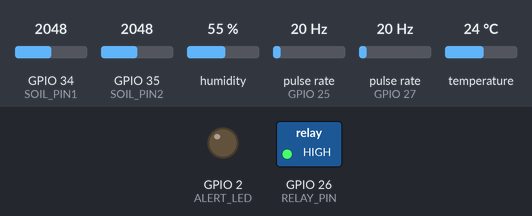
This sketch was run on a simulated ESP32. Parts: switched loads named in the sketch (green lamp = pin HIGH), output pins drawn as LEDs (lit = HIGH). Wiring (inferred from the names in the program): 2 × pulse sensor: data GPIO 25 / data GPIO 27. Inputs (shaded band) come from the test bench; at power-on: GPIO 34 (SOIL_PIN1) = 2048, GPIO 35 (SOIL_PIN2) = 2048, humidity 55 %, pulse rate (sensors on GPIO 25, GPIO 27) 20 Hz, temperature 24 °C (analog values on the 0–4095 scale). WiFi joins after 1.5 s; servers stay silent unless stated; what the sketch prints to the serial monitor is not drawn.

Above: at 3.0 s.
3.1 s: GPIO 34 (SOIL_PIN1) set to 2852
6.3 s: GPIO 34 (SOIL_PIN1) set to 2943
At 9.0 s:
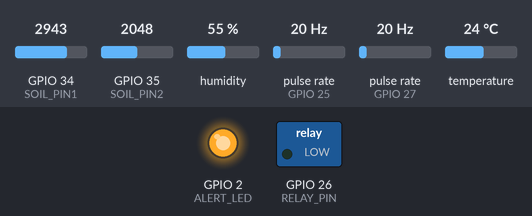
9.3 s: GPIO 34 (SOIL_PIN1) set to 2866
At 11.3 s:
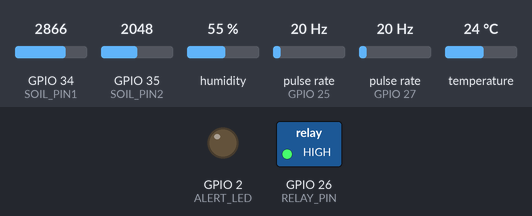
12.3 s: GPIO 34 (SOIL_PIN1) set to 3972
At 14.8 s:
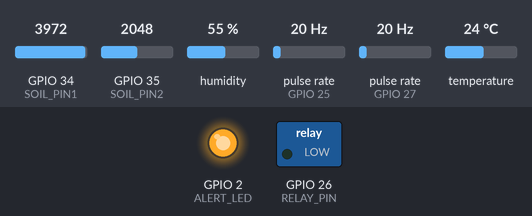
Timing chart, 0 to 16.3 s (numbered marks = the images above; inputs shaded):
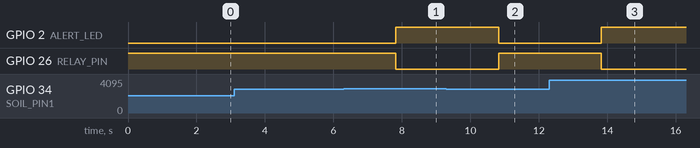

The sketch:

smartIrrigation.ino
```cpp
#define BLYNK_TEMPLATE_ID "YourTemplateIDHere"
#define BLYNK_TEMPLATE_NAME "Smart Irrigation System"
#define BLYNK_AUTH_TOKEN "YourAuthTokenHere"

#include <WiFi.h>
#include <BlynkSimpleEsp32.h>
#include <WebServer.h>
#include <DHT.h>

// ================= WIFI =================
char ssid[] = "YourSSIDHere";
char pass[] = "YourPasswordHere";

// ================= HOTSPOT =================
const char* ap_ssid = "ESP32_Farm";
const char* ap_pass = "12345678";

// ================= PINS =================
#define SOIL_PIN1   34
#define SOIL_PIN2   35
#define DHT_PIN     4
#define RELAY_PIN   26

#define IR1_PIN     27
#define IR2_PIN     25

#define ALERT_LED   2

#define DHTTYPE DHT11

// ================= OBJECTS =================
DHT dht(DHT_PIN, DHTTYPE);

BlynkTimer timer;
WebServer server(80);

// ================= VARIABLES =================
bool autoMode = true;
bool pumpState = false;

int dryValue = 3500;
int wetValue = 1500;

int moistureThreshold = 30;

// ================= FLOW VARIABLES =================
volatile unsigned long irTime1 = 0;
volatile unsigned long irTime2 = 0;

float velocity = 0;
float flowRate = 0;

// Distance between IR sensors (meters)
const float distanceBetweenIR = 0.10;

// Pipe radius (meters)
const float pipeRadius = 0.00125;

// ================= FUNCTION PROTOTYPE =================
void handleRoot();

// =====================================================
// IR INTERRUPTS
// =====================================================
void IRAM_ATTR IR1_ISR()
{
  irTime1 = millis();
}

void IRAM_ATTR IR2_ISR()
{
  irTime2 = millis();
}

// =====================================================
// FLOW CALCULATION
// =====================================================
void calculateFlow()
{
  if (irTime1 != 0 && irTime2 != 0 && irTime2 > irTime1)
  {
    float timeDiff = (irTime2 - irTime1) / 1000.0;

    if (timeDiff > 0)
    {
      velocity = distanceBetweenIR / timeDiff;

      float area = 3.1416 * pipeRadius * pipeRadius;

      flowRate = area * velocity * 1000.0;

      irTime1 = 0;
      irTime2 = 0;
    }
  }
}

// =====================================================
// MANUAL CONTROL
// =====================================================
BLYNK_WRITE(V3)
{
  if (!autoMode)
  {
    pumpState = param.asInt();

    digitalWrite(RELAY_PIN, pumpState ? LOW : HIGH);

    Blynk.virtualWrite(V4, pumpState);
  }
}

// =====================================================
// AUTO / MANUAL MODE
// =====================================================
BLYNK_WRITE(V5)
{
  autoMode = param.asInt();
}

// =====================================================
// BEAUTIFUL RESPONSIVE WEBPAGE
// =====================================================
String getHTML(float t, float h, int s1, int s2)
{
  String html = R"rawliteral(

<!DOCTYPE html>

<html>

<head>

<meta charset="UTF-8">

<meta name="viewport" content="width=device-width, initial-scale=1">

<meta http-equiv="refresh" content="3">

<title>Smart Irrigation Dashboard</title>

<style>

body{
  font-family: Arial;
  background: #e8f5e9;
  margin:0;
  padding:20px;
  text-align:center;
}

h1{
  color:#1b5e20;
}

.container{
  display:flex;
  flex-wrap:wrap;
  justify-content:center;
}

.card{
  background:white;
  width:280px;
  margin:12px;
  padding:20px;
  border-radius:15px;
  box-shadow:0 4px 10px rgba(0,0,0,0.2);
}

.value{
  font-size:30px;
  font-weight:bold;
  color:#1565c0;
}

.on{
  color:green;
  font-weight:bold;
}

.off{
  color:red;
  font-weight:bold;
}

</style>

</head>

<body>

<h1>Smart Irrigation Dashboard</h1>

<div class="container">

<div class="card">
<h2>Soil Moisture 1</h2>
<div class="value">)rawliteral";

  html += String(s1);

  html += R"rawliteral(%</div>
</div>

<div class="card">
<h2>Soil Moisture 2</h2>
<div class="value">)rawliteral";

  html += String(s2);

  html += R"rawliteral(%</div>
</div>

<div class="card">
<h2>Temperature</h2>
<div class="value">)rawliteral";

  html += String(t, 1);

  html += R"rawliteral(&deg;C</div>
</div>

<div class="card">
<h2>Humidity</h2>
<div class="value">)rawliteral";

  html += String(h, 1);

  html += R"rawliteral(%</div>
</div>

<div class="card">
<h2>Flow Rate</h2>
<div class="value">)rawliteral";

  html += String(flowRate, 2);

  html += R"rawliteral(L/s</div>
</div>

<div class="card">
<h2>Pump Status</h2>
<div class="value">)rawliteral";

  if (pumpState)
  {
    html += "<span class='on'>ON</span>";
  }
  else
  {
    html += "<span class='off'>OFF</span>";
  }

  html += R"rawliteral(

</div>
</div>

</div>

</body>

</html>

)rawliteral";

  return html;
}


// =====================================================
// WEB SERVER
// =====================================================
void handleRoot()
{
  int raw1 = analogRead(SOIL_PIN1);
  int raw2 = analogRead(SOIL_PIN2);

  int soil1 = constrain(map(raw1, dryValue, wetValue, 0, 100), 0, 100);
  int soil2 = constrain(map(raw2, dryValue, wetValue, 0, 100), 0, 100);

  float t = dht.readTemperature();
  float h = dht.readHumidity();

  if (isnan(t) || isnan(h))
  {
    t = 0;
    h = 0;
  }

  server.send(200, "text/html", getHTML(t, h, soil1, soil2));
}

// =====================================================
// SENSOR DATA
// =====================================================
void sendSensorData()
{
  int raw1 = analogRead(SOIL_PIN1);
  int raw2 = analogRead(SOIL_PIN2);

  int soil1 = constrain(map(raw1, dryValue, wetValue, 0, 100), 0, 100);
  int soil2 = constrain(map(raw2, dryValue, wetValue, 0, 100), 0, 100);

  float t = dht.readTemperature();
  float h = dht.readHumidity();

  if (isnan(t) || isnan(h))
  {
    Serial.println("DHT Error!");
    return;
  }

  // ================= AUTO MODE =================
  if (autoMode)
  {
    if (soil1 < moistureThreshold || soil2 < moistureThreshold)
    {
      pumpState = true;

      digitalWrite(RELAY_PIN, LOW);

      digitalWrite(ALERT_LED, HIGH);
    }
    else
    {
      pumpState = false;

      digitalWrite(RELAY_PIN, HIGH);

      digitalWrite(ALERT_LED, LOW);
    }
  }

  // ================= FLOW =================
  calculateFlow();

  // ================= BLYNK =================
  Blynk.virtualWrite(V0, soil1);
  Blynk.virtualWrite(V6, soil2);

  Blynk.virtualWrite(V1, t);
  Blynk.virtualWrite(V2, h);

  Blynk.virtualWrite(V4, pumpState);

  Blynk.virtualWrite(V7, flowRate);

  // ================= SERIAL =================
  Serial.println("\n========== SMART IRRIGATION ==========");

  Serial.print("Soil Moisture 1: ");
  Serial.print(soil1);
  Serial.println("%");

  Serial.print("Soil Moisture 2: ");
  Serial.print(soil2);
  Serial.println("%");

  Serial.print("Temperature: ");
  Serial.print(t);
  Serial.println(" C");

  Serial.print("Humidity: ");
  Serial.print(h);
  Serial.println("%");

  Serial.print("Flow Rate: ");
  Serial.print(flowRate);
  Serial.println(" L/s");

  Serial.print("Pump Status: ");
  Serial.println(pumpState ? "ON" : "OFF");

  Serial.println("======================================");
}

// =====================================================
// SETUP
// =====================================================
void setup()
{
  Serial.begin(115200);

  pinMode(RELAY_PIN, OUTPUT);

  pinMode(ALERT_LED, OUTPUT);

  pinMode(IR1_PIN, INPUT);
  pinMode(IR2_PIN, INPUT);

  digitalWrite(RELAY_PIN, HIGH);

  attachInterrupt(
    digitalPinToInterrupt(IR1_PIN),
    IR1_ISR,
    FALLING
  );

  attachInterrupt(
    digitalPinToInterrupt(IR2_PIN),
    IR2_ISR,
    FALLING
  );

  dht.begin();

  analogReadResolution(12);

  // ================= WIFI MODE =================
  WiFi.mode(WIFI_AP_STA);

  // ================= HOTSPOT =================
  WiFi.softAP(ap_ssid, ap_pass);

  Serial.println();
  Serial.println("ESP32 Hotspot Started");

  Serial.print("AP IP Address: ");
  Serial.println(WiFi.softAPIP());

  // ================= WIFI CONNECT =================
  WiFi.begin(ssid, pass);

  Serial.print("Connecting to WiFi");

  int count = 0;

  while (WiFi.status() != WL_CONNECTED && count < 20)
  {
    delay(500);

    Serial.print(".");

    count++;
  }

  if (WiFi.status() == WL_CONNECTED)
  {
    Serial.println();
    Serial.println("WiFi Connected!");

    Serial.print("ESP32 IP Address: ");
    Serial.println(WiFi.localIP());
  }
  else
  {
    Serial.println();
    Serial.println("WiFi Connection Failed!");
  }

  // ================= BLYNK =================
  Blynk.config(BLYNK_AUTH_TOKEN);

  Blynk.connect();

  // ================= WEB SERVER =================
  server.on("/", handleRoot);

  server.begin();

  Serial.println("Web Server Started");

  // ================= TIMER =================
  timer.setInterval(3000L, sendSensorData);
}

// =====================================================
// LOOP
// =====================================================
void loop()
{
  Blynk.run();

  timer.run();

  server.handleClient();

  delay(1);
}
```

Measured:
- the behaviour switches between 2900 and 2901 on GPIO 34 (SOIL_PIN1) (found by bisection; images 0 and 1)
- after the input at 3.1 s, every drawn part: stays the same
- after the input at 6.3 s, GPIO 2 (ALERT_LED): LOW → HIGH after 1.5 s; GPIO 26 (RELAY_PIN): HIGH → LOW after 1.5 s
- after the input at 9.3 s, GPIO 2 (ALERT_LED): HIGH → LOW after 1.5 s; GPIO 26 (RELAY_PIN): LOW → HIGH after 1.5 s
- after the input at 12.3 s, GPIO 2 (ALERT_LED): LOW → HIGH after 1.5 s; GPIO 26 (RELAY_PIN): HIGH → LOW after 1.5 s
